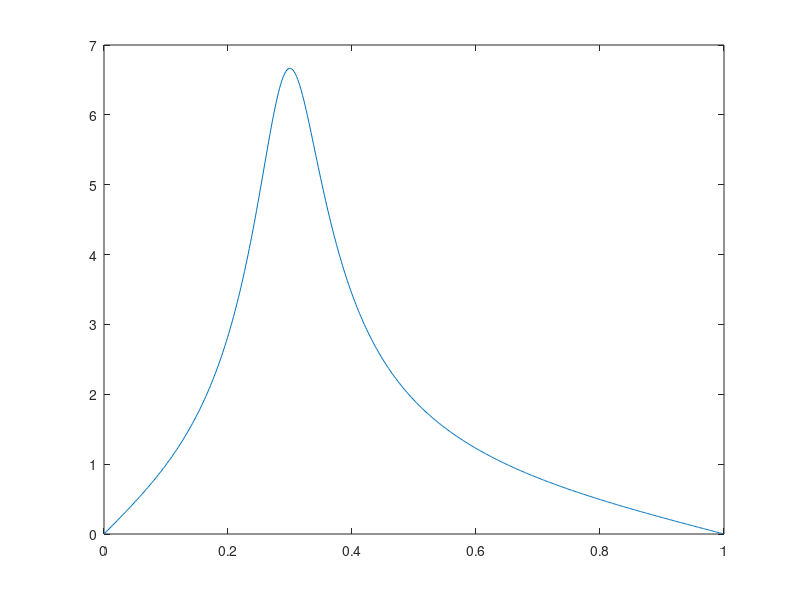

This figure's MATLAB source:
% 1)
% a)

fa = 8000;
Ta = 1 / fa;
N = 0.5 * fa;   %500ms = 0.5s
t = 0:Ta:Ta * N - Ta;
freq = [200 400 600 800];
xsil = 0.05 * fa;
sil = zeros(1, xsil);

% 11 10 00 11
s1 = cos(2*pi*freq(4)*t);
s2 = cos(2*pi*freq(3)*t);
s3 = cos(2*pi*freq(1)*t);
s4 = cos(2*pi*freq(4)*t);

s = [s1 sil s2 sil s3 sil s4 sil];

% b)

ruido = rand(1, length(s)) + 0.5;
media = mean(3*ruido);
sr = s + ruido;

% c)
xx = find(abs(fft(sr))<400)
plot(xx)


% d)
xxx = find(abs(fft(sr))<1200);
plot(xxx)


% 2)
% a)

n = [1 0 -1];
d = [1 -1 0.7]
zplane(n,d)

% b)

[H, w] = freqz(n,d);
plot(w./pi,abs(H))


% d)
srf = filter(n,d,sr);

% e)

m_srf = mean(srf)
m_sr = mean(sr)




